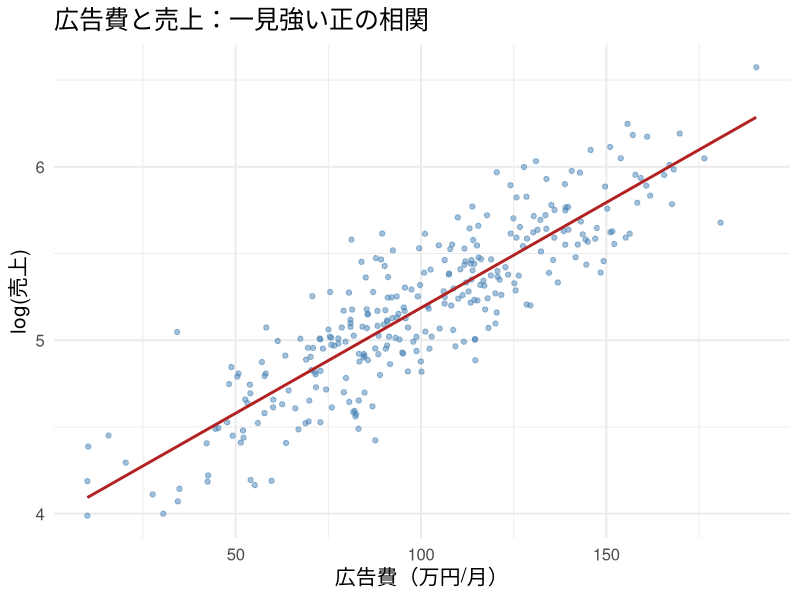
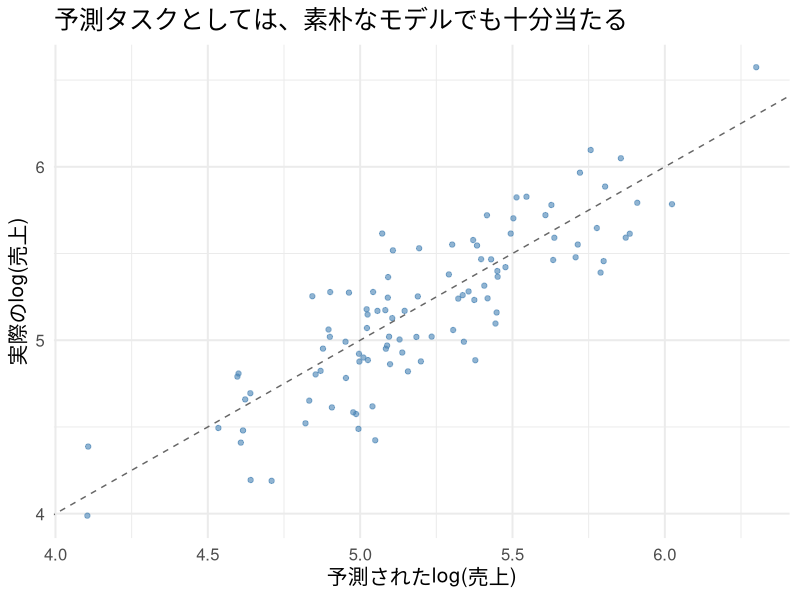
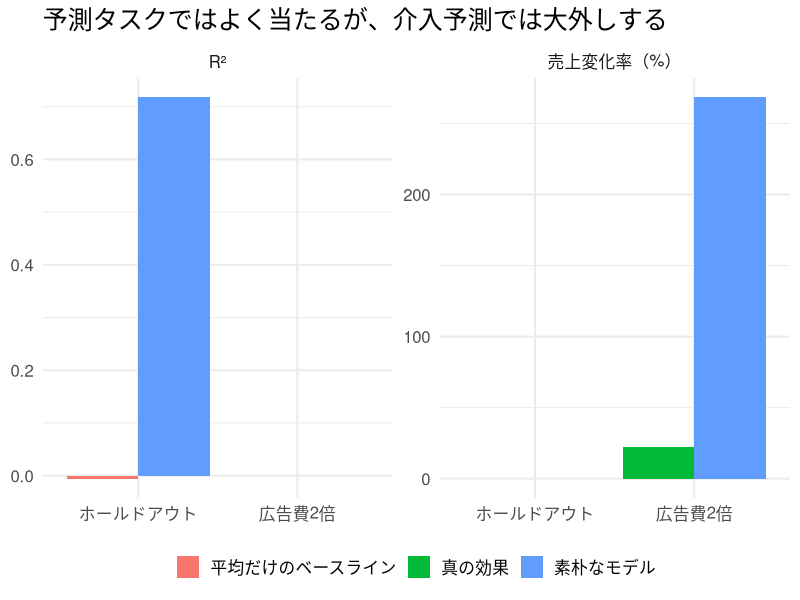
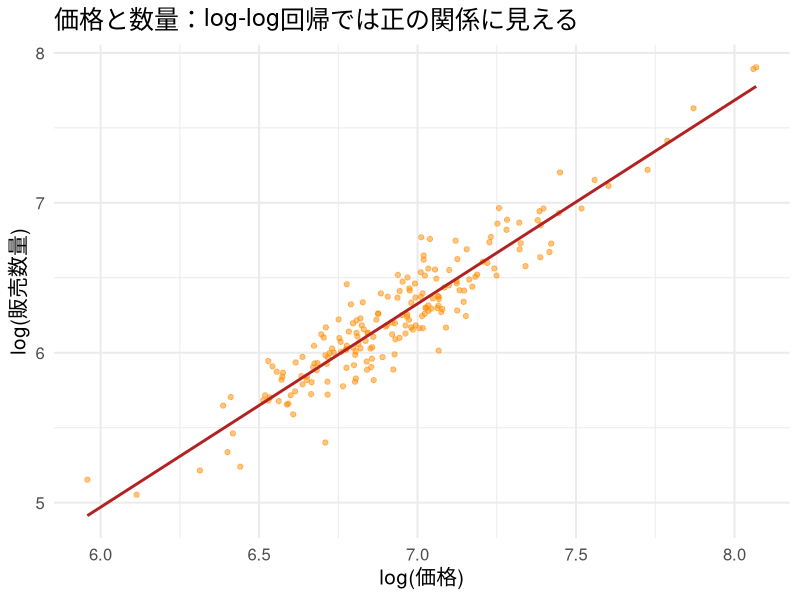
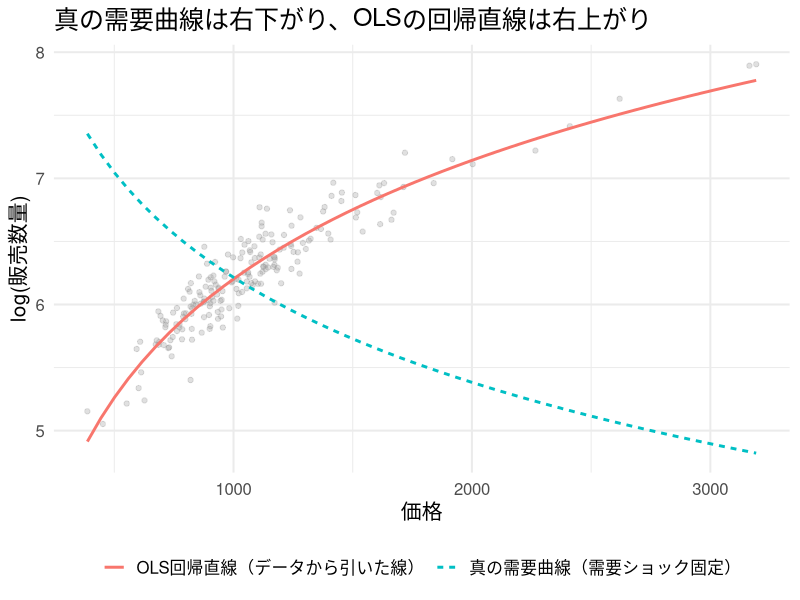
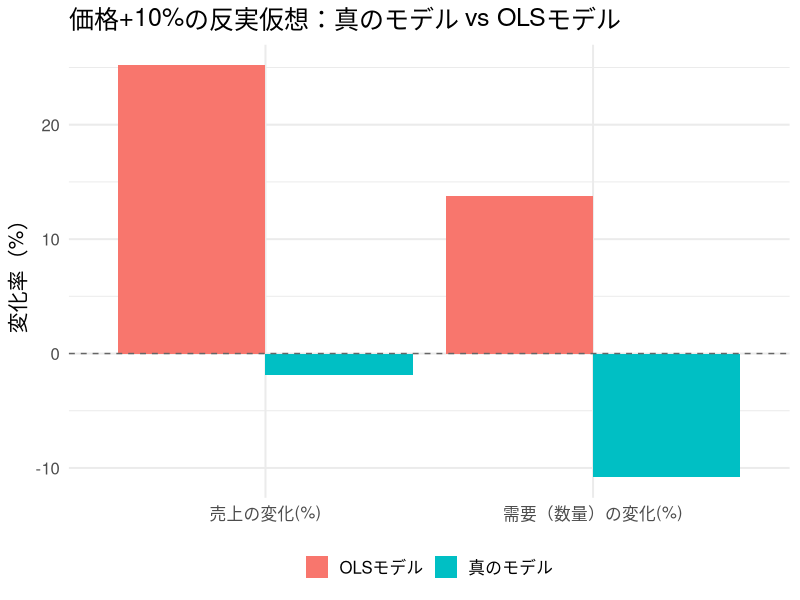

Write R code to recreate these figures, in order.
## ---- chunk 1
#| include: false
library(ggplot2)
library(dplyr)
library(tidyr)

set.seed(20261)

theme_slide <- function() {
  fam <- if (Sys.info()[["sysname"]] == "Darwin") "Hiragino Sans" else ""
  theme_minimal(base_size = 15, base_family = fam)
}
theme_set(theme_slide())
knitr::opts_chunk$set(fig.align = "center", dpi = 144)
options(scipen = 8)
## ---- chunk 2
#| label: dgp1-params
#| echo: true
#| output-location: fragment
n_stores <- 300

quality  <- rnorm(n_stores, mean = 0, sd = 1)     # 店舗の地力（観測されない）
ad_spend <- 100 + 30 * quality +                  # 地力が高い店ほど広告費が多い
  rnorm(n_stores, mean = 0, sd = 15)
ad_spend <- pmax(ad_spend, 10)

true_beta_ad      <- 0.002   # 広告の真の効果：1万円で売上(log)が0.2%増える程度
true_beta_quality <- 0.4     # 地力の効果：大きい（交絡の源泉）
## ---- chunk 3
#| label: dgp1-frame
#| include: false
log_sales <- 5.0 + true_beta_quality * quality + true_beta_ad * ad_spend +
  rnorm(n_stores, mean = 0, sd = 0.15)

store_df <- data.frame(
  store_id = 1:n_stores,
  quality = quality,
  ad_spend = ad_spend,
  log_sales = log_sales,
  sales = exp(log_sales)
)
## ---- chunk 4
#| label: fig-ad-scatter
#| fig-height: 4.0
ggplot(store_df, aes(x = ad_spend, y = log_sales)) +
  geom_point(alpha = 0.5, color = "steelblue") +
  geom_smooth(method = "lm", se = FALSE, color = "firebrick") +
  labs(x = "広告費（万円/月）", y = "log(売上)",
       title = "広告費と売上：一見強い正の相関")
## ---- chunk 5
#| label: ols-compare
#| include: false
fit_short <- lm(log_sales ~ ad_spend, data = store_df)
fit_long  <- lm(log_sales ~ ad_spend + quality, data = store_df)

beta_short <- coef(fit_short)["ad_spend"]
beta_long  <- coef(fit_long)["ad_spend"]
## ---- chunk 6
#| label: tab-ols-compare
comparison_df <- data.frame(
  model = c("素朴なOLS（ad_spendのみ）", "地力込みOLS（quality をコントロール）", "真の値"),
  beta_ad = c(beta_short, beta_long, true_beta_ad)
)
knitr::kable(comparison_df, digits = 5,
             col.names = c("モデル", "広告費の係数"))
## ---- chunk 7
#| label: holdout-calc
#| include: false
set.seed(20261)
idx <- sample(1:n_stores)
train_idx <- idx[1:200]
test_idx  <- idx[201:300]

train_df <- store_df[train_idx, ]
test_df  <- store_df[test_idx, ]

fit_pred <- lm(log_sales ~ ad_spend, data = train_df)
pred_test <- predict(fit_pred, newdata = test_df)

ss_res <- sum((test_df$log_sales - pred_test)^2)
ss_tot <- sum((test_df$log_sales - mean(test_df$log_sales))^2)
r2_holdout <- 1 - ss_res / ss_tot

baseline_pred <- rep(mean(train_df$log_sales), nrow(test_df))
ss_res_base <- sum((test_df$log_sales - baseline_pred)^2)
r2_base <- 1 - ss_res_base / ss_tot
## ---- chunk 8
#| label: tab-holdout
holdout_df <- data.frame(
  method = c("広告費を使う予測モデル", "ベースライン（平均のみ）"),
  holdout_R2 = c(r2_holdout, r2_base)
)
knitr::kable(holdout_df, digits = 3,
             col.names = c("手法", "ホールドアウトR2"))
## ---- chunk 9
#| label: fig-holdout
#| fig-height: 4.0
holdout_plot_df <- data.frame(
  actual = test_df$log_sales,
  predicted = pred_test
)

ggplot(holdout_plot_df, aes(x = predicted, y = actual)) +
  geom_point(alpha = 0.6, color = "steelblue") +
  geom_abline(slope = 1, intercept = 0, linetype = "dashed", color = "gray40") +
  labs(x = "予測されたlog(売上)", y = "実際のlog(売上)",
       title = "予測タスクとしては、素朴なモデルでも十分当たる")
## ---- chunk 10
#| label: intervention-calc
#| echo: true
#| output-location: fragment
new_ad_spend <- store_df$ad_spend * 2   # 介入：地力はそのまま、広告費だけ2倍

true_effect <- true_beta_ad * (new_ad_spend - store_df$ad_spend)  # 真の効果
ols_effect  <- beta_short   * (new_ad_spend - store_df$ad_spend)  # 素朴なOLSの予測
## ---- chunk 11
#| label: tab-intervention
effect_summary <- data.frame(
  method = c("真の効果", "素朴なOLSによる予測"),
  mean_log_change = c(mean(true_effect), mean(ols_effect)),
  mean_pct_change = c(
    mean(exp(true_effect) - 1) * 100,
    mean(exp(ols_effect) - 1) * 100
  )
)
knitr::kable(effect_summary, digits = 3,
             col.names = c("手法", "log売上の平均変化", "店舗別の売上変化率の平均（%）"))
## ---- chunk 12
#| label: fig-pred-vs-intervention
#| fig-height: 4.0
true_mean_pct <- mean(exp(true_effect) - 1) * 100
ols_mean_pct <- mean(exp(ols_effect) - 1) * 100

compare_long <- bind_rows(
  data.frame(metric = "ホールドアウト", unit = "R²",
             series = c("素朴なモデル", "平均だけのベースライン"),
             value = c(r2_holdout, r2_base)),
  data.frame(metric = "広告費2倍", unit = "売上変化率（%）",
             series = c("素朴なモデル", "真の効果"),
             value = c(ols_mean_pct, true_mean_pct))
)

ggplot(compare_long, aes(x = metric, y = value, fill = series)) +
  geom_col(position = "dodge") +
  facet_wrap(~unit, scales = "free_y") +
  labs(x = NULL, y = NULL, fill = NULL,
       title = "予測タスクではよく当たるが、介入予測では大外しする") +
  theme(legend.position = "bottom")
## ---- chunk 13
#| label: dgp2-params
#| echo: true
#| output-location: fragment
n_weeks <- 200
demand_shock <- rnorm(n_weeks, mean = 0, sd = 1)  # 繁忙期・季節性（観測しにくい）

true_elasticity <- -1.2   # 真の価格弾力性：普通の右下がりの需要曲線
gamma_price     <- 0.3    # 繁忙期ほど強気の価格設定（内生性の源泉）
phi_demand      <- 0.8    # 需要ショックが数量に与える直接効果
## ---- chunk 14
#| label: dgp2-frame
#| include: false
log_price <- log(1000) + gamma_price * demand_shock + rnorm(n_weeks, mean = 0, sd = 0.05)
demand_noise <- rnorm(n_weeks, mean = 0, sd = 0.1)
log_q <- log(500) + true_elasticity * (log_price - log(1000)) +
  phi_demand * demand_shock + demand_noise

price_df <- data.frame(
  week = 1:n_weeks,
  demand_shock = demand_shock,
  price = exp(log_price),
  log_price = log_price,
  q = exp(log_q),
  log_q = log_q
)
## ---- chunk 15
#| label: fig-price-scatter
#| fig-height: 4.0
ggplot(price_df, aes(x = log_price, y = log_q)) +
  geom_point(alpha = 0.5, color = "darkorange") +
  geom_smooth(method = "lm", se = FALSE, color = "firebrick") +
  labs(x = "log(価格)", y = "log(販売数量)",
       title = "価格と数量：log-log回帰では正の関係に見える")
## ---- chunk 16
#| label: price-ols
#| include: false
fit_price_ols <- lm(log_q ~ log_price, data = price_df)
elasticity_hat_ols <- coef(fit_price_ols)["log_price"]
## ---- chunk 17
#| label: tab-price-ols
price_ols_df <- data.frame(
  method = c("log-log OLS推定値", "真の弾力性"),
  elasticity = c(elasticity_hat_ols, true_elasticity)
)
knitr::kable(price_ols_df, digits = 3,
             col.names = c("手法", "価格弾力性"))
## ---- chunk 18
#| label: fig-demand-curves
#| fig-height: 4.0
price_grid <- seq(min(price_df$price), max(price_df$price), length.out = 50)
log_price_grid <- log(price_grid)

true_log_q_grid <- log(500) + true_elasticity * (log_price_grid - log(1000)) +
  phi_demand * 0
true_curve_df <- data.frame(price = price_grid, log_q = true_log_q_grid,
                            curve = "真の需要曲線（需要ショック固定）")

ols_log_q_grid <- coef(fit_price_ols)["(Intercept)"] + elasticity_hat_ols * log_price_grid
ols_curve_df <- data.frame(price = price_grid, log_q = ols_log_q_grid,
                           curve = "OLS回帰直線（データから引いた線）")

curve_compare_df <- rbind(true_curve_df, ols_curve_df)

ggplot() +
  geom_point(data = price_df, aes(x = price, y = log_q), alpha = 0.3, color = "gray60") +
  geom_line(data = curve_compare_df,
            aes(x = price, y = log_q, color = curve, linetype = curve), linewidth = 1) +
  labs(x = "価格", y = "log(販売数量)", color = NULL, linetype = NULL,
       title = "真の需要曲線は右下がり、OLSの回帰直線は右上がり") +
  theme(legend.position = "bottom")
## ---- chunk 19
#| label: cf-calc
#| include: false
new_price <- price_df$price * 1.10
new_log_price <- log(new_price)

true_new_log_q <- log(500) + true_elasticity * (new_log_price - log(1000)) +
  phi_demand * demand_shock + demand_noise
true_pct_change_q <- (exp(true_new_log_q) - price_df$q) / price_df$q * 100

ols_intercept <- coef(fit_price_ols)["(Intercept)"]
ols_new_log_q <- ols_intercept + elasticity_hat_ols * new_log_price
ols_old_log_q_fitted <- ols_intercept + elasticity_hat_ols * price_df$log_price
ols_pct_change_q <- (exp(ols_new_log_q) - exp(ols_old_log_q_fitted)) /
  exp(ols_old_log_q_fitted) * 100

true_new_revenue <- new_price * exp(true_new_log_q)
old_revenue <- price_df$price * price_df$q
true_rev_change <- (true_new_revenue - old_revenue) / old_revenue * 100

ols_new_revenue <- new_price * exp(ols_new_log_q)
ols_old_revenue_fitted <- price_df$price * exp(ols_old_log_q_fitted)
ols_rev_change <- (ols_new_revenue - ols_old_revenue_fitted) / ols_old_revenue_fitted * 100
## ---- chunk 20
#| label: tab-cf-demand
cf_demand_df <- data.frame(
  method = c("真のモデル", "OLSモデル"),
  mean_pct_change_q = c(mean(true_pct_change_q), mean(ols_pct_change_q))
)
knitr::kable(cf_demand_df, digits = 2,
             col.names = c("手法", "価格+10%のときの需要変化（%）"))
## ---- chunk 21
#| label: fig-cf-compare
#| fig-height: 4.0
cf_plot_df <- data.frame(
  metric = rep(c("需要（数量）の変化(%)", "売上の変化(%)"), each = 2),
  method = rep(c("真のモデル", "OLSモデル"), 2),
  value = c(mean(true_pct_change_q), mean(ols_pct_change_q),
            mean(true_rev_change), mean(ols_rev_change))
)

ggplot(cf_plot_df, aes(x = metric, y = value, fill = method)) +
  geom_col(position = "dodge") +
  geom_hline(yintercept = 0, linetype = "dashed", color = "gray40") +
  labs(x = NULL, y = "変化率（%）", fill = NULL,
       title = "価格+10%の反実仮想：真のモデル vs OLSモデル") +
  theme(legend.position = "bottom")
